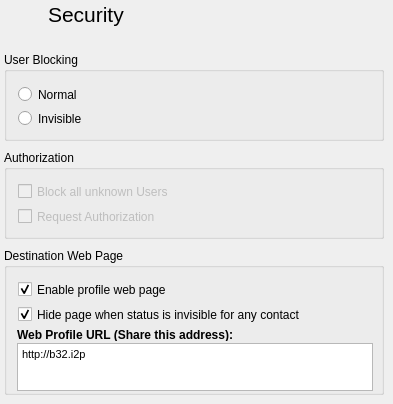
    <widget class="QWidget" name="security_Page">
     <widget class="QGroupBox" name="UserAuth">
      <property name="geometry">
       <rect>
        <x>4</x>
        <y>150</y>
        <width>380</width>
        <height>89</height>
       </rect>
      </property>
      <property name="minimumSize">
       <size>
        <width>380</width>
        <height>0</height>
       </size>
      </property>
      <property name="maximumSize">
       <size>
        <width>380</width>
        <height>16777215</height>
       </size>
      </property>
      <property name="title">
       <string>Authorization</string>
      </property>
      <widget class="QCheckBox" name="requestauthcheckBox">
       <property name="enabled">
        <bool>false</bool>
       </property>
       <property name="geometry">
        <rect>
         <x>14</x>
         <y>56</y>
         <width>405</width>
         <height>21</height>
        </rect>
       </property>
       <property name="text">
        <string>Request Authorization</string>
       </property>
      </widget>
      <widget class="QCheckBox" name="blockallcheckBox">
       <property name="enabled">
        <bool>false</bool>
       </property>
       <property name="geometry">
        <rect>
         <x>14</x>
         <y>31</y>
         <width>405</width>
         <height>21</height>
        </rect>
       </property>
       <property name="text">
        <string>Block all unknown Users</string>
       </property>
      </widget>
     </widget>
     <widget class="QWidget" name="layoutWidget_14">
      <property name="geometry">
       <rect>
        <x>4</x>
        <y>0</y>
        <width>120</width>
        <height>30</height>
       </rect>
      </property>
      <layout class="QGridLayout" name="Security">
       <property name="horizontalSpacing">
        <number>3</number>
       </property>
       <item row="0" column="0" alignment="Qt::AlignLeft|Qt::AlignVCenter">
        <widget class="QLabel" name="label_23">
         <property name="minimumSize">
          <size>
           <width>28</width>
           <height>28</height>
          </size>
         </property>
         <property name="maximumSize">
          <size>
           <width>28</width>
           <height>28</height>
          </size>
         </property>
         <property name="baseSize">
          <size>
           <width>28</width>
           <height>28</height>
          </size>
         </property>
         <property name="pixmap">
          <pixmap resource="resourcen.qrc">:/icons/security.svg</pixmap>
         </property>
         <property name="scaledContents">
          <bool>true</bool>
         </property>
        </widget>
       </item>
       <item row="0" column="1" alignment="Qt::AlignLeft">
        <widget class="QLabel" name="label_3">
         <property name="minimumSize">
          <size>
           <width>0</width>
           <height>28</height>
          </size>
         </property>
         <property name="maximumSize">
          <size>
           <width>16777215</width>
           <height>28</height>
          </size>
         </property>
         <property name="font">
          <font>
           <pointsize>16</pointsize>
           <weight>75</weight>
           <bold>true</bold>
          </font>
         </property>
         <property name="text">
          <string>&lt;!DOCTYPE HTML PUBLIC &quot;-//W3C//DTD HTML 4.0//EN&quot; &quot;http://www.w3.org/TR/REC-html40/strict.dtd&quot;&gt;
&lt;html&gt;&lt;head&gt;&lt;meta name=&quot;qrichtext&quot; content=&quot;1&quot; /&gt;&lt;style type=&quot;text/css&quot;&gt;
p, li { white-space: pre-wrap; }
&lt;/style&gt;&lt;/head&gt;&lt;body style=&quot; font-family:'Sans Serif'; font-size:9pt; font-weight:400; font-style:normal;&quot;&gt;
&lt;p style=&quot; margin-top:12px; margin-bottom:12px; margin-left:0px; margin-right:0px; -qt-block-indent:0; text-indent:0px; font-size:8pt;&quot;&gt;&lt;span style=&quot; font-size:16pt;&quot;&gt;Security&lt;/span&gt;&lt;/p&gt;&lt;/body&gt;&lt;/html&gt;</string>
         </property>
        </widget>
       </item>
      </layout>
     </widget>
     <widget class="QGroupBox" name="UserBlocking">
      <property name="geometry">
       <rect>
        <x>4</x>
        <y>52</y>
        <width>380</width>
        <height>89</height>
       </rect>
      </property>
      <property name="minimumSize">
       <size>
        <width>380</width>
        <height>0</height>
       </size>
      </property>
      <property name="maximumSize">
       <size>
        <width>380</width>
        <height>16777215</height>
       </size>
      </property>
      <property name="title">
       <string>User Blocking</string>
      </property>
      <widget class="QRadioButton" name="check_BlockNormal">
       <property name="enabled">
        <bool>true</bool>
       </property>
       <property name="geometry">
        <rect>
         <x>14</x>
         <y>32</y>
         <width>69</width>
         <height>21</height>
        </rect>
       </property>
       <property name="toolTip">
        <string>Contact will be informed that they have been blocked</string>
       </property>
       <property name="statusTip">
        <string/>
       </property>
       <property name="text">
        <string>Normal</string>
       </property>
       <property name="autoExclusive">
        <bool>true</bool>
       </property>
      </widget>
      <widget class="QRadioButton" name="check_BlockInvisible">
       <property name="enabled">
        <bool>true</bool>
       </property>
       <property name="geometry">
        <rect>
         <x>14</x>
         <y>56</y>
         <width>75</width>
         <height>21</height>
        </rect>
       </property>
       <property name="toolTip">
        <string>Contact will view your status as Offline</string>
       </property>
       <property name="statusTip">
        <string/>
       </property>
       <property name="text">
        <string>Invisible</string>
       </property>
       <property name="autoExclusive">
        <bool>true</bool>
       </property>
      </widget>
     </widget>
     <widget class="QGroupBox" name="WebPage">
      <property name="geometry">
       <rect>
        <x>4</x>
        <y>248</y>
        <width>380</width>
        <height>147</height>
       </rect>
      </property>
      <property name="minimumSize">
       <size>
        <width>380</width>
        <height>0</height>
       </size>
      </property>
      <property name="maximumSize">
       <size>
        <width>380</width>
        <height>16777215</height>
       </size>
      </property>
      <property name="title">
       <string>Destination Web Page</string>
      </property>
      <widget class="QCheckBox" name="WebProfileCheckbox">
       <property name="enabled">
        <bool>true</bool>
       </property>
       <property name="geometry">
        <rect>
         <x>14</x>
         <y>31</y>
         <width>170</width>
         <height>21</height>
        </rect>
       </property>
       <property name="text">
        <string>Enable profile web page</string>
       </property>
       <property name="checked">
        <bool>true</bool>
       </property>
      </widget>
      <widget class="QLabel" name="label_WebProfileURL">
       <property name="enabled">
        <bool>true</bool>
       </property>
       <property name="geometry">
        <rect>
         <x>13</x>
         <y>80</y>
         <width>356</width>
         <height>13</height>
        </rect>
       </property>
       <property name="font">
        <font>
         <weight>600</weight>
        </font>
       </property>
       <property name="text">
        <string>Web Profile URL (Share this address):</string>
       </property>
      </widget>
      <widget class="QPlainTextEdit" name="b32address">
       <property name="enabled">
        <bool>true</bool>
       </property>
       <property name="geometry">
        <rect>
         <x>13</x>
         <y>95</y>
         <width>356</width>
         <height>48</height>
        </rect>
       </property>
       <property name="font">
        <font>
         <pointsize>8</pointsize>
        </font>
       </property>
       <property name="toolTip">
        <string>Share this address with new contacts to facilitate adding you to their contact list</string>
       </property>
       <property name="inputMethodHints">
        <set>Qt::ImhNone</set>
       </property>
       <property name="verticalScrollBarPolicy">
        <enum>Qt::ScrollBarAlwaysOff</enum>
       </property>
       <property name="lineWrapMode">
        <enum>QPlainTextEdit::NoWrap</enum>
       </property>
       <property name="readOnly">
        <bool>true</bool>
       </property>
       <property name="plainText">
        <string>http://b32.i2p</string>
       </property>
      </widget>
      <widget class="QCheckBox" name="HideWebCheckbox">
       <property name="enabled">
        <bool>true</bool>
       </property>
       <property name="geometry">
        <rect>
         <x>14</x>
         <y>56</y>
         <width>325</width>
         <height>21</height>
        </rect>
       </property>
       <property name="text">
        <string>Hide page when status is invisible for any contact</string>
       </property>
       <property name="checked">
        <bool>true</bool>
       </property>
      </widget>
     </widget>
    </widget>
